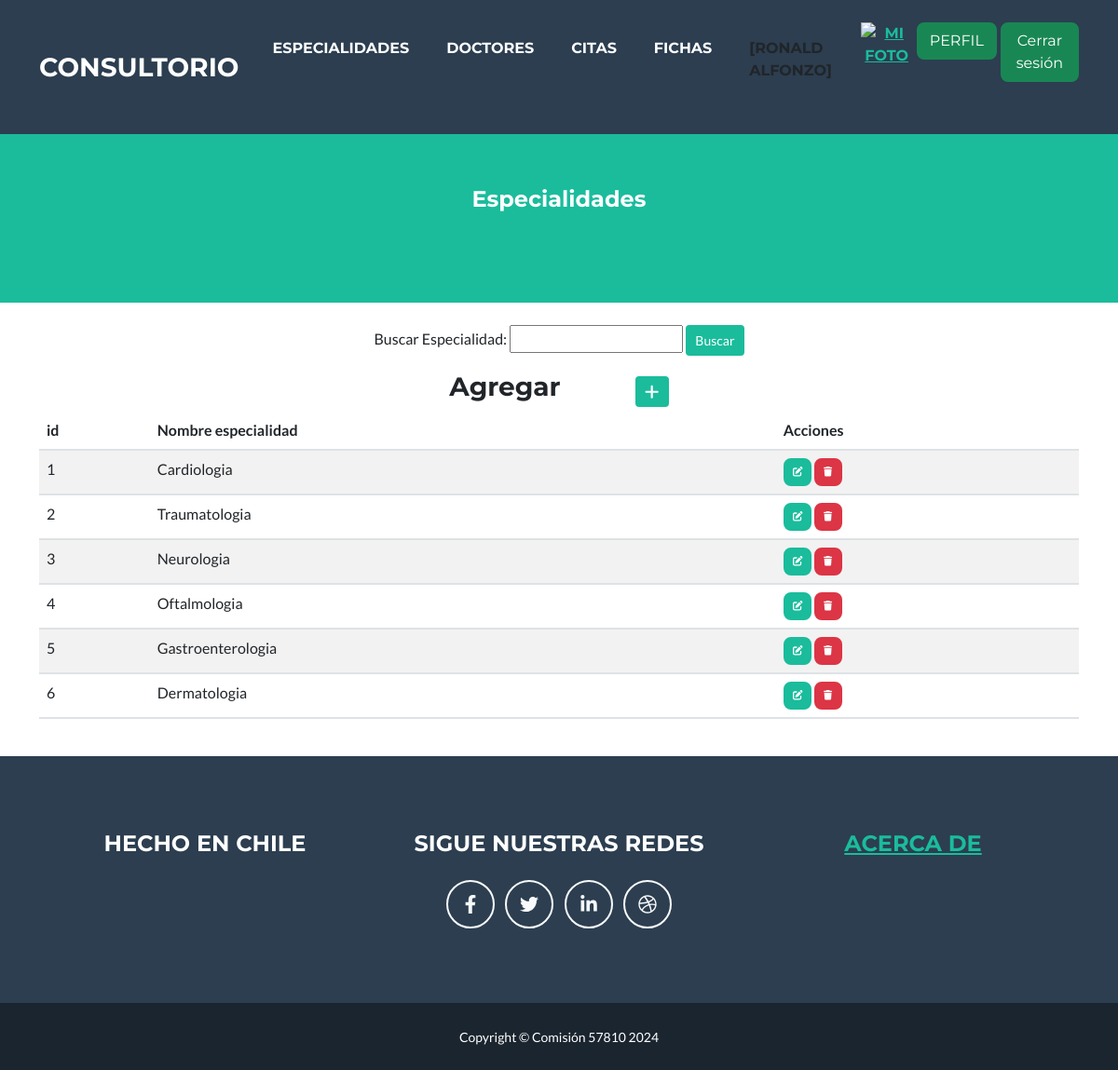
Page /especialidades/ (signed in) on the committed database.
### entidades/models.py (models this page shows, shortened)
class Especialidad(models.Model):
    nombre = models.CharField(max_length=100)
    ordering = ["nombre"]
    class Meta:
        verbose_name = "Especialidad"
        verbose_name_plural = "Especialidades"

### entidades/views.py (the view)
# urls.py: path('especialidades/', especialidades, name="especialidades"),
@login_required
def especialidades(request):
    contexto = {"especialidades": Especialidad.objects.all()}
    return render(request, "entidades/especialidades.html", contexto)

### entidades/templates/entidades/especialidades.html (shortened to what this page needs)
{% extends 'entidades/index.html' %}
{% block titulo %}
<h1 class="masthead-subheading font-weight-light mb-0">Especialidades</h1>
{% endblock titulo %}
{% block contenido %}
<form action="{% url 'encontrarEspecialidad' %}" method="get">
    <div class="form-group">
    <table>
        <br>
        <p>Buscar Especialidad: <input type="Text" name="buscar" id="buscar"> <input class="btn btn-primary btn-sm" type="submit" value="Buscar">
    </table>
</div>
</form>
<table>
    <tr>
        <td width="200"><h3>Agregar</h3></td>
        <td>
            <a href="{% url 'especialidadForm' %}"
            class="btn btn-primary btn-sm"><i class="fa fa-plus fa-lg" title="Crear"></i>
            </a>
        </td>
    </tr>
</table>
<table class="table table-striped">
    <thead class="thead-dark">
        <tr>
            <th scope="col">id</th>
            <th scope="col">Nombre especialidad</th>
            <th>Acciones</th>
        </tr>
    </thead>
    <tbody>
        {% for especialidad in especialidades %}
            <tr>
                <td>{{ especialidad.id }}</td>
                <td>{{ especialidad.nombre }}</td>
                <td>
                    <a
                      href="{% url 'especialidadUpdate' especialidad.id %}"
                      class="btn btn-primary"
                      style="--bs-btn-padding-y: .25rem; --bs-btn-padding-x: .5rem; --bs-btn-font-size: .75rem;"
                      ><i class="fa fa-edit fa-sm" title="Editar"></i>
                    </a>
                    <a
                      href="{% url 'especialidadDelete' especialidad.id %}"
                      class="btn btn-danger"
                      style="--bs-btn-padding-y: .25rem; --bs-btn-padding-x: .5rem; --bs-btn-font-size: .75rem;"
                      ><i class="fa fa-trash fa-sm" title="Eliminar"></i>
                    </a>
                </td>
            </tr>
        {% endfor %}
        </tbody>
    </table>
{% endblock contenido %}

### entidades/templates/entidades/index.html (shortened to what this page needs)
<!DOCTYPE html>
<html lang="en">
    <head>
        {% load static %}
        <link href="https://cdn.jsdelivr.net/npm/bootstrap@5.3.3/dist/css/bootstrap.min.css" rel="stylesheet">
        <link href="{% static 'css/styles.css' %}" rel="stylesheet" />
    </head>
    <body id="page-top">
        <nav class="navbar navbar-expand-lg bg-secondary text-uppercase fixed-top" id="mainNav">
            <div class="container">
                <a class="navbar-brand" href="{% url 'home' %}">Consultorio</a>
                <div class="collapse navbar-collapse" id="navbarResponsive">
                    <ul class="navbar-nav ms-auto">
                        {% if user.is_authenticated  %}
                            <li class="nav-item mx-0 mx-lg-1"><a class="nav-link py-3 px-0 px-lg-3 rounded" href="{% url 'especialidades' %}">Especialidades</a></li>
                            <li class="nav-item mx-0 mx-lg-1"><a class="nav-link py-3 px-0 px-lg-3 rounded" href="{% url 'doctores' %}">Doctores</a></li>
                            <li class="nav-item mx-0 mx-lg-1"><a class="nav-link py-3 px-0 px-lg-3 rounded" href="{% url 'citas' %}">Citas</a></li>
                            <li class="nav-item mx-0 mx-lg-1"><a class="nav-link py-3 px-0 px-lg-3 rounded" href="{% url 'ficha' %}">Fichas</a></li>
                            <li class="nav-item mx-0 mx-lg-1"><p class="py-3 px-0 px-lg-3 rounded">[{{user.first_name}} {{user.last_name}}]</p></li>
                            <div class="text-center">
                                <a href="{% url 'agregarAvatar' %}"><img src="{{ request.session.avatar }}" height="40px" width="40px" alt="mi foto"> </a>
                            </div>
                            <li class="nav-item mx-0 mx-lg-1"><a class="btn btn-success" href="{% url 'perfil' %}">Perfil</a></li>
                            <form method="POST" action="{% url 'logout' %}">
                                <button class="btn btn-success btn-block" type="submit">Cerrar sesión</button>
                              </form>
                        {% else %}
                            <li class="nav-item mx-0 mx-lg-1"><a class="btn btn-primary btn-block" href="{% url 'login' %}">Ingresar</a></li>
                            <li class="nav-item mx-0 mx-lg-1"><a class="btn btn-success btn-block" href="{% url 'registro' %}">Registrarse</a></li>
                        {% endif %}
                    </ul>
                </div>
            </div>
        </nav>
        <header class="masthead bg-primary text-white text-center">
            <div class="container d-flex align-items-center flex-column">
                {% block titulo %}{% endblock titulo %}
            </div>
        </header>
        <div class="container d-flex align-items-center flex-column">
            {% block contenido %}
            {% endblock contenido %}
            </div>
        <br>
        <footer class="footer text-center">
            <div class="container">
                <div class="row">
                    <div class="col-lg-4 mb-5 mb-lg-0">
                        <h4 class="text-uppercase mb-4">Hecho en Chile</h4>
                    </div>
                    <div class="col-lg-4 mb-5 mb-lg-0">
                        <h4 class="text-uppercase mb-4">Sigue nuestras redes</h4>
                        <a class="btn btn-outline-light btn-social mx-1" href="#!"><i class="fab fa-fw fa-facebook-f"></i></a>
                        <a class="btn btn-outline-light btn-social mx-1" href="#!"><i class="fab fa-fw fa-twitter"></i></a>
                        <a class="btn btn-outline-light btn-social mx-1" href="#!"><i class="fab fa-fw fa-linkedin-in"></i></a>
                        <a class="btn btn-outline-light btn-social mx-1" href="#!"><i class="fab fa-fw fa-dribbble"></i></a>
                    </div>
                    <div class="col-lg-4">
                        <h4 class="text-uppercase mb-4"><a href="{% url 'acercaDe' %}">Acerca De</a></h4>
                    </div>
                </div>
            </div>
        </footer>
        <div class="copyright py-4 text-center text-white">
            <div class="container"><small>Copyright &copy; Comisión 57810 2024</small></div>
        </div>
    </body>
</html>

### rows in the picture
Especialidad: id "1", nombre "Cardiologia"
Especialidad: id "2", nombre "Traumatologia"
Especialidad: id "3", nombre "Neurologia"
Especialidad: id "4", nombre "Oftalmologia"
Especialidad: id "5", nombre "Gastroenterologia"
Especialidad: id "6", nombre "Dermatologia"

### other values in the picture
{{ user.first_name }} "RONALD"
{{ user.last_name }} "ALFONZO"
